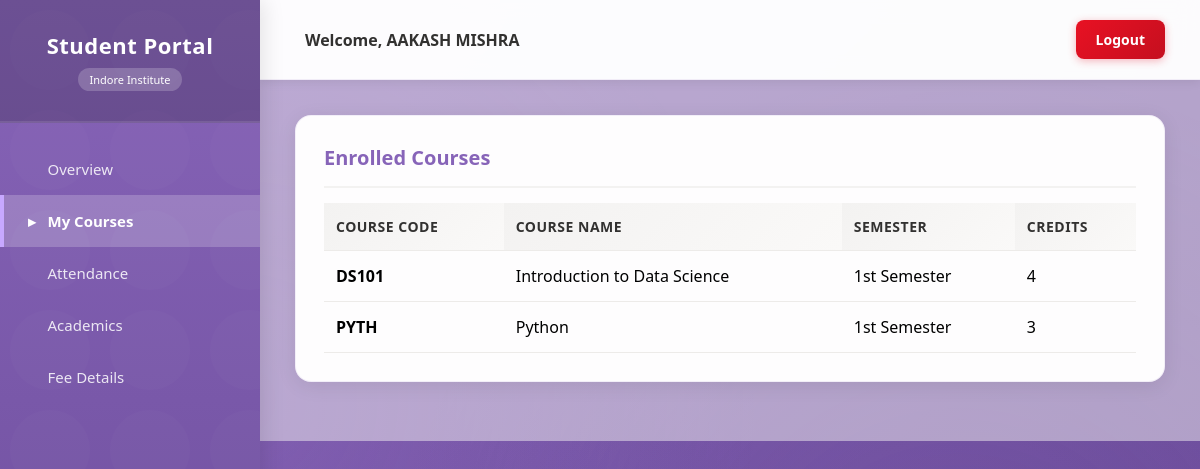
The page /student/dashboard/courses/ (signed in) on the database its author committed.
### backend/student/models.py (models this page shows, shortened)
class StudentProfile(models.Model):
    user = models.OneToOneField(User, on_delete=models.CASCADE, related_name='student_profile')
    enrollment_number = models.CharField(max_length=50, unique=True)
    batch_year = models.IntegerField()
    branch = models.CharField(max_length=100, choices=BRANCH_CHOICES, default='Computer science engineering')
    course_name = models.CharField(max_length=50, choices=COURSE_CHOICES, default='B.tech')
    contact_number = models.CharField(max_length=20, null=True, blank=True)
    address = models.TextField(null=True, blank=True)
    date_of_birth = models.DateField(null=True, blank=True)
    section = models.CharField(max_length=50, null=True, blank=True)

class Enrollment(models.Model):
    student = models.ForeignKey(StudentProfile, on_delete=models.CASCADE, related_name='enrollments')
    course = models.ForeignKey(Course, on_delete=models.CASCADE, related_name='enrollments')
    semester = models.CharField(max_length=50, choices=SEMESTER_CHOICES)
    date_enrolled = models.DateField(auto_now_add=True)

class Course(models.Model):
    name = models.CharField(max_length=200)
    code = models.CharField(max_length=50, unique=True)
    description = models.TextField(null=True, blank=True)
    credits = models.IntegerField(default=3)

### authentication/models.py (models this page shows, shortened)
class User(models.Model):
    ROLE_CHOICES = [
        ('student','Student'),
        ('faculty','Faculty'),
        ('admin','Admin')
    ]
    name = models.CharField(max_length=100)
    email = models.EmailField(unique=True)
    role = models.CharField(max_length=10, choices=ROLE_CHOICES)
    password = models.CharField(max_length=100, default="ADMIN")

### backend/student/views.py (the view)
# urls.py: path('dashboard/courses/', views.student_courses, name='student_courses'),
def student_courses(request):
    profile = get_student_profile(request)
    records = Enrollment.objects.filter(student=profile)
    return render(request, "dashboards/student/courses.html", {'profile': profile, 'records': records})

### backend/student/views.py (called while the page is built)
def get_student_profile(request):
    student_email = request.session.get('student_email')
    if student_email:
        return StudentProfile.objects.filter(user__email=student_email).first()
    return StudentProfile.objects.first() # Fallback for demo

### templates/dashboards/student/courses.html (shortened to what this page needs)
{% extends 'dashboards/student/base.html' %}
{% block content %}
<div class="card">
    <h3>Enrolled Courses</h3>
    <table>
        <thead>
            <tr>
                <th>Course Code</th>
                <th>Course Name</th>
                <th>Semester</th>
                <th>Credits</th>
            </tr>
        </thead>
        <tbody>
            {% for enrollment in records %}
            <tr>
                <td><strong>{{ enrollment.course.code }}</strong></td>
                <td>{{ enrollment.course.name }}</td>
                <td>{{ enrollment.semester }}</td>
                <td>{{ enrollment.course.credits }}</td>
            </tr>
            {% empty %}
            <tr><td colspan="4">You are not enrolled in any courses right now.</td></tr>
            {% endfor %}
        </tbody>
    </table>
</div>
{% endblock %}

### templates/dashboards/student/base.html (shortened to what this page needs)
<!DOCTYPE html>
<html lang="en">
<head>
    <link rel="stylesheet" href="/static/css/style.css">
</head>
<body>
    <div class="sidebar">
        <div class="sidebar-header">
            <h2>Student Portal</h2>
            <span class="portal-badge">Indore Institute</span>
        </div>
        <div class="nav-links">
            <a href="/student/dashboard/" class="nav-item {% if request.path  ==  '/student/dashboard/'  %}active{% endif %}">Overview</a>
            <a href="/student/dashboard/courses/" class="nav-item {% if '/courses/' in request.path %}active{% endif %}">My Courses</a>
            <a href="/student/dashboard/attendance/" class="nav-item {% if '/attendance/' in request.path %}active{% endif %}">Attendance</a>
            <a href="/student/dashboard/academics/" class="nav-item {% if '/academics/' in request.path %}active{% endif %}">Academics</a>
            <a href="/student/dashboard/fees/" class="nav-item {% if '/fees/' in request.path %}active{% endif %}">Fee Details</a>
        </div>
    </div>
    <div class="main-content">
        <div class="topbar">
            <div class="user-info">
                Welcome, {{ profile.user.name|default:"Student" }}
            </div>
            <a href="/auth/" class="btn-logout">Logout</a>
        </div>
        <div class="content-area">
            {% block content %}{% endblock %}
        </div>
    </div>
</body>
</html>

### static/css/style.css (style rules this page uses)
:root { --primary-blue: #0078D4; --primary-dark: #005A9E; --accent-teal: #00B7C3; --accent-orange: #FF8C00; --accent-purple: #8764B8; --success-green: #107C10; --warning-yellow: #FFB900; --error-red: #E81123; --neutral-gray: #605E5C; --light-gray: #F3F2F1; --white: #FFFFFF; }
* { margin: 0; padding: 0; box-sizing: border-box; }
body { font-family: 'Segoe UI', -apple-system, BlinkMacSystemFont, 'Roboto', 'Helvetica Neue', Arial, sans-serif; background: linear-gradient(135deg, #667eea 0%, #764ba2 100%); min-height: 100vh; position: relative; overflow-x: hidden; }
body::before { content: ''; position: fixed; top: 0; left: 0; width: 100%; height: 100%; background: radial-gradient(circle at 20% 50%, rgba(0, 183, 195, 0.15) 0%, transparent 50%), radial-gradient(circle at 80% 80%, rgba(255, 140, 0, 0.15) 0%, transparent 50%), radial-gradient(circle at 40% 20%, rgba(135, 100, 184, 0.15) 0%, transparent 50%); z-index: -1; animation: backgroundShift 20s ease infinite; }

### rows shown on the page
StudentProfile: user.name "AAKASH MISHRA"
Enrollment: course.code "DS101", course.name "Introduction to Data Science", semester "1st Semester", course.credits "4"
Enrollment: course.code "PYTH", course.name "Python", semester "1st Semester", course.credits "3"
